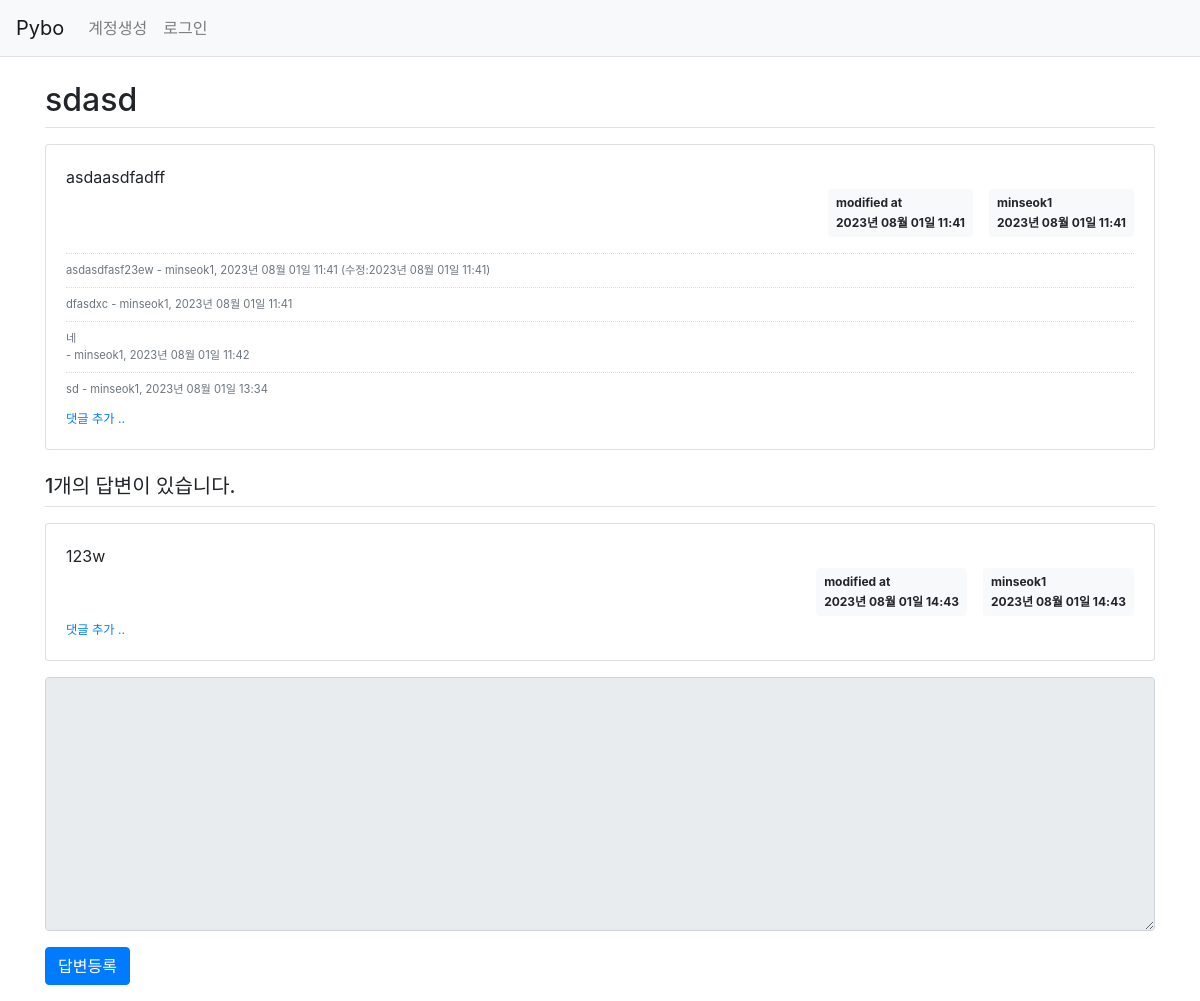
Page /question/detail/309/ on the committed database.
### pybo/models.py (models this page shows)
class Question(db.Model):
    id = db.Column(db.Integer, primary_key=True)
    subject = db.Column(db.String(200), nullable=False)
    content = db.Column(db.Text(), nullable=False)
    create_date = db.Column(db.DateTime(), nullable=False)
    user_id = db.Column(db.Integer, db.ForeignKey('user.id', ondelete='CASCADE'), nullable=True)
    user = db.relationship('User', backref=db.backref('question_set'))
    modify_date = db.Column(db.DateTime(), nullable=True)

class User(db.Model):
    id = db.Column(db.Integer, primary_key=True)
    username = db.Column(db.String(200), unique=True, nullable=False)
    password = db.Column(db.String(200), nullable=False)
    email = db.Column(db.String(120), unique=True, nullable=False)

class Comment(db.Model):
    id = db.Column(db.Integer, primary_key=True)
    user_id = db.Column(db.Integer, db.ForeignKey('user.id', ondelete='CASCADE'), nullable=False)
    user = db.relationship('User', backref=db.backref('comment_set'))
    content = db.Column(db.Text(), nullable=False)
    create_date = db.Column(db.DateTime(), nullable=False)
    modify_date = db.Column(db.DateTime())
    question_id = db.Column(db.Integer, db.ForeignKey('question.id', ondelete='CASCADE'), nullable=True)
    question = db.relationship('Question', backref=db.backref('comment_set'))
    answer_id = db.Column(db.Integer, db.ForeignKey('answer.id', ondelete='CASCADE'), nullable=True)
    answer = db.relationship('Answer', backref=db.backref('comment_set'))

class Answer(db.Model):
    id = db.Column(db.Integer, primary_key=True)
    question_id = db.Column(db.Integer, db.ForeignKey('question.id', ondelete='CASCADE'))
    question = db.relationship('Question', backref=db.backref('answer_set', ))
    content = db.Column(db.Text(), nullable=False)
    create_date = db.Column(db.DateTime(), nullable=False)
    user_id = db.Column(db.Integer, db.ForeignKey('user.id', ondelete='CASCADE'), nullable=False)
    user = db.relationship('User', backref=db.backref('answer_set'))
    modify_date = db.Column(db.DateTime(), nullable=True)

### pybo/views/question_views.py (the view)
@bp.route('/detail/<int:question_id>/')
def detail(question_id):
    form = AnswerForm()
    question = Question.query.get_or_404(question_id)
    return render_template('question/question_detail.html', question=question, form=form)

### pybo/forms.py
class AnswerForm(FlaskForm):
    content = TextAreaField('내용', validators=[DataRequired('내용은 필수 입력 항목입니다.')])

### pybo/filter.py (called while the page is built)
def format_datetime(value, fmt='%Y년 %m월 %d일 %H:%M'):
    return value.strftime(fmt)

### pybo/views/auth_views.py (called while the page is built)
@bp.before_app_request
def load_logged_in_user():
    user_id = session.get('user_id')
    if user_id is None:
        g.user = None
    else:
        g.user = User.query.get(user_id)

### pybo/templates/question/question_detail.html (shortened to what this page needs)
{% extends 'base.html' %}
{% block content %}
<div class="container my-3">
    <h2 class="border-bottom py-2">{{ question.subject }}</h2>
        <div class="card my-3">
            <div class="card-body">
                <div class="card-text" style="white-space: pre-line;">{{ question.content }}</div>
                <div class="d-flex justify-content-end">
                    {% if question.modify_date %}
                    <div class="badge badge-light p-2 text-left mx-3">
                        <div class="mb-2">modified at</div>
                        <div>{{ question.modify_date|datetime }}</div>
                    </div>
                    {% endif %}
                    <div class="badge badge-light p-2 text-left">
                        <div class="mb-2">{{ question.user.username }}</div>
                        <div>{{ question.create_date|datetime }}</div>
                    </div>
                </div>
                {% if question.comment_set|length > 0 %}
                <div class="mt-3">
                {% for comment in question.comment_set %}
                    <div class="comment py-2 text-muted">
                        <span style="white-space: pre-line;">{{ comment.content }}</span>
                        <span>
                            - {{ comment.user.username }}, {{ comment.create_date|datetime }}
                            {% if comment.modify_date %}
                            (수정:{{ comment.modify_date|datetime }})
                            {% endif %}
                        </span>
                    </div>
                {% endfor %}
                </div>
                {% endif %}
                <div>
                    <a href="{{ url_for('comment.create_question', question_id=question.id) }}"
                       class="small"><small>댓글 추가 ..</small></a>
                </div>
            </div>
        </div>
    <h5 class="border-bottom my-3 py-2">{{ question.answer_set|length }}개의 답변이 있습니다.</h5>
    {% for answer in question.answer_set %}
    <div class="card my-3">
        <div class="card-body">
            <div class="card-text" style="white-space: pre-line;">{{ answer.content }}</div>
            <div class="d-flex justify-content-end">
                {% if answer.modify_date %}
                <div class="badge badge-light p-2 text-left mx-3">
                    <div class="mb-2">modified at</div>
                    <div>{{ answer.modify_date|datetime }}</div>
                </div>
                {% endif %}
                <div class="badge badge-light p-2 text-left">
                    <div class="mb-2">{{ answer.user.username }}</div>
                    <div>{{ answer.create_date|datetime }}</div>
                </div>
            </div>
            <div>
                <a href="{{ url_for('comment.create_answer', question_id=question.id) }}"
                   class="small"><small>댓글 추가 ..</small></a>
            </div>
        </div>
    </div>
    {% endfor %}
    <form action="{{ url_for('answer.create', question_id=question.id) }}" method="post" class="my-3">
        <div class="form-group">
            <textarea {% if not g.user %}disabled{% endif %} name="content" id="content" class="form-control" rows="10"></textarea>
        </div>
        <input type="submit" value="답변등록" class="btn btn-primary">
    </form>
</div>
{% endblock %}

### pybo/static/style.css (style rules this page uses)
.comment { border-top:dotted 1px #ddd; font-size:0.7em; }

### rows in the picture
Question: subject "sdasd", content "asdaasdfadff", modify_date "2023년 08월 01일 11:41", create_date "2023년 08월 01일 11:41"
User: user.username "minseok1"
Comment: content "asdasdfasf23ew", user.username "minseok1", create_date "2023년 08월 01일 11:41", modify_date "2023년 08월 01일 11:41"
Comment: content "dfasdxc", user.username "minseok1", create_date "2023년 08월 01일 11:41"
Comment: content "네", user.username "minseok1", create_date "2023년 08월 01일 11:42"
Comment: content "sd", user.username "minseok1", create_date "2023년 08월 01일 13:34"
Answer: content "123w", modify_date "2023년 08월 01일 14:43", user.username "minseok1", create_date "2023년 08월 01일 14:43"

### other values in the picture
{{ question.answer_set|length }} "1"
